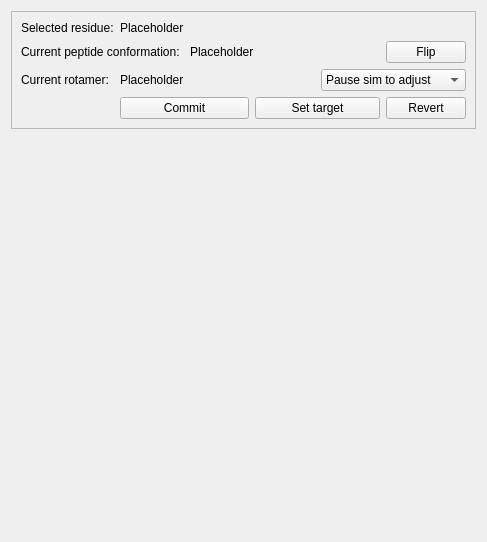
               <widget class="QWidget" name="scrollAreaWidgetContents_5">
                <property name="geometry">
                 <rect>
                  <x>0</x>
                  <y>0</y>
                  <width>487</width>
                  <height>542</height>
                 </rect>
                </property>
                <layout class="QVBoxLayout" name="verticalLayout_15">
                 <item>
                  <widget class="QFrame" name="_rebuild_sel_residue_frame">
                   <property name="frameShape">
                    <enum>QFrame::StyledPanel</enum>
                   </property>
                   <property name="frameShadow">
                    <enum>QFrame::Raised</enum>
                   </property>
                   <layout class="QGridLayout" name="gridLayout_6">
                    <item row="2" column="0">
                     <widget class="QLabel" name="label_28">
                      <property name="text">
                       <string>Current rotamer:</string>
                      </property>
                     </widget>
                    </item>
                    <item row="1" column="2" colspan="2">
                     <widget class="QLabel" name="_rebuild_sel_res_pep_info">
                      <property name="text">
                       <string>Placeholder</string>
                      </property>
                     </widget>
                    </item>
                    <item row="3" column="5">
                     <widget class="QPushButton" name="_rebuild_sel_res_rot_discard_button">
                      <property name="text">
                       <string>Revert</string>
                      </property>
                     </widget>
                    </item>
                    <item row="3" column="3" colspan="2">
                     <widget class="QPushButton" name="_rebuild_sel_res_rot_target_button">
                      <property name="text">
                       <string>Set target</string>
                      </property>
                     </widget>
                    </item>
                    <item row="1" column="0" colspan="2">
                     <widget class="QLabel" name="label_25">
                      <property name="text">
                       <string>Current peptide conformation:</string>
                      </property>
                     </widget>
                    </item>
                    <item row="2" column="1">
                     <widget class="QLabel" name="_rebuild_sel_res_rot_info">
                      <property name="text">
                       <string>Placeholder</string>
                      </property>
                     </widget>
                    </item>
                    <item row="3" column="1" colspan="2">
                     <widget class="QPushButton" name="_rebuild_sel_res_rot_commit_button">
                      <property name="text">
                       <string>Commit</string>
                      </property>
                     </widget>
                    </item>
                    <item row="2" column="4" colspan="2">
                     <widget class="QComboBox" name="_rebuild_sel_res_rot_combo_box">
                      <item>
                       <property name="text">
                        <string>Pause sim to adjust</string>
                       </property>
                      </item>
                     </widget>
                    </item>
                    <item row="0" column="0">
                     <widget class="QLabel" name="label_24">
                      <property name="text">
                       <string>Selected residue:</string>
                      </property>
                     </widget>
                    </item>
                    <item row="1" column="5">
                     <widget class="QPushButton" name="_rebuild_sel_res_pep_flip_button">
                      <property name="text">
                       <string>Flip</string>
                      </property>
                     </widget>
                    </item>
                    <item row="0" column="1" colspan="5">
                     <widget class="QLabel" name="_rebuild_sel_residue_info">
                      <property name="text">
                       <string>Placeholder</string>
                      </property>
                     </widget>
                    </item>
                   </layout>
                  </widget>
                 </item>
                 <item>
                  <spacer name="verticalSpacer_4">
                   <property name="orientation">
                    <enum>Qt::Vertical</enum>
                   </property>
                   <property name="sizeHint" stdset="0">
                    <size>
                     <width>20</width>
                     <height>420</height>
                    </size>
                   </property>
                  </spacer>
                 </item>
                </layout>
               </widget>
